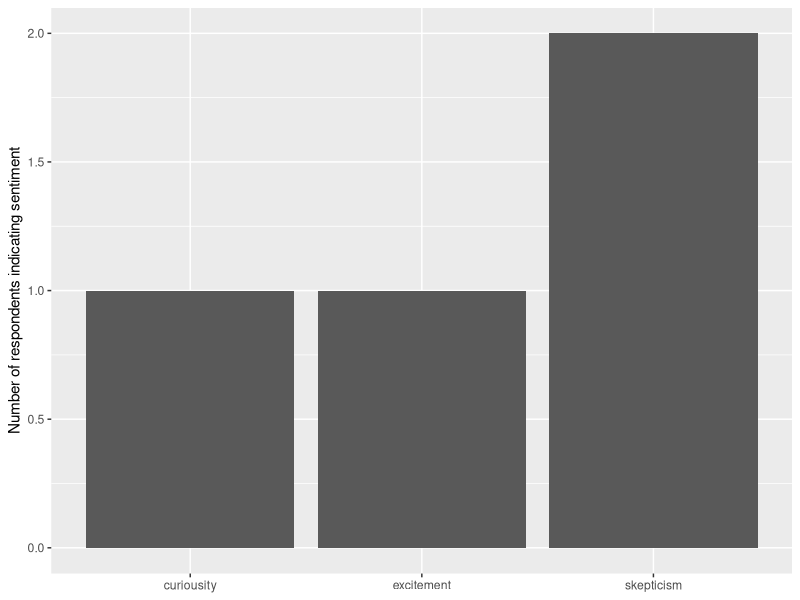

The R source for this figure: (Note: this script raises an error after producing the figure.)
## ---- chunk 1
knitr::opts_chunk$set(echo = TRUE)
## ---- chunk 2
library(tidyverse)

toy_survey <- data.frame(q1 = c('excitement;skepticism', 'skepticism;curiousity'))


toy_survey %>%
  pull(q1) %>%
  paste(collapse = ";") %>%
  str_split_1(";") %>%
  data.frame(x = .) %>%
  count(x) %>%
  mutate(y = n) %>%
  ggplot() +
  aes(x = x, y = y) +
  geom_col() + 
  labs(x = NULL,
       y = "Number of respondents indicating sentiment")

layer_data(last_plot())
## ---- chunk 3
compute_panel_bar_delim <- function(data,
                                     scales){

  data$responses %>%
    paste(collapse = ";") %>%
    str_split_1(";") %>%
    data.frame(cats = .) %>%
    count(cats) %>%
    rename(num_responding = n)

}


toy_survey %>%
  rename(responses = q1) %>%
  compute_panel_bar_delim()
## ---- chunk 4
setup_data_function <- function(data, params){

  if(data$group[1] == -1){
    nrows <- nrow(data)
    data$group <- seq_len(nrows)
  }

  data

}



StatBardelim <- ggplot2::ggproto(
  `_class` = "StatBardelim",
  `_inherit` = ggplot2::Stat,
  # required_aes = c("responses"),
  compute_panel = compute_panel_bar_delim,
  default_aes = ggplot2::aes(x = after_stat(cats), 
                             y = after_stat(num_responding), 
                             group = after_stat(cats))#,
  # setup_data = setup_data_function
  # compute_goup = compute_group_bar_delim
)

geom_bar_delim <- function(
  mapping = NULL,
  data = NULL,
  position = "identity",
  na.rm = FALSE,
  show.legend = NA,
  inherit.aes = TRUE, ...) {
  ggplot2::layer(
    stat = StatBardelim,  # proto object from Step 2
    geom = ggplot2::GeomCol,  # inherit other behavior
    data = data,
    mapping = mapping,
    position = position,
    show.legend = show.legend,
    inherit.aes = inherit.aes,
    params = list(na.rm = na.rm, ...)
  )
}
## ---- chunk 5
toy_survey %>%
  ggplot() +
  aes(responses = q1) +
  geom_bar_delim()
## ---- chunk 6
compute_panel_bar_delim <- function(data,
                                     scales){

  data$responses %>%
    paste(collapse = ";") %>%
    str_split_1(";") %>%
    data.frame(cats = .) %>%
    count(cats) %>%
    mutate(cats = as.factor(cats)) %>% 
    rename(num_responding = n)

}


toy_survey %>%
  rename(responses = q1) %>%
  compute_panel_bar_delim()
## ---- chunk 7
setup_data_function <- function(data, params){

  if(data$group[1] == -1){
    nrows <- nrow(data)
    data$group <- seq_len(nrows)
  }

  data

}



StatBardelim <- ggplot2::ggproto(
  `_class` = "StatBardelim",
  `_inherit` = ggplot2::Stat,
  required_aes = c("responses"),
  compute_panel = compute_panel_bar_delim,
  default_aes = ggplot2::aes(x = after_stat(cats), 
                             y = after_stat(num_responding))#,
  # setup_data = setup_data_function
  # compute_goup = compute_group_bar_delim
)

geom_bar_delim <- function(
  mapping = NULL,
  data = NULL,
  position = "identity",
  na.rm = FALSE,
  show.legend = NA,
  inherit.aes = TRUE, ...) {
  ggplot2::layer(
    stat = StatBardelim,  # proto object from Step 2
    geom = ggplot2::GeomCol,  # inherit other behavior
    data = data,
    mapping = mapping,
    position = position,
    show.legend = show.legend,
    inherit.aes = inherit.aes,
    params = list(na.rm = na.rm, ...)
  )
}
